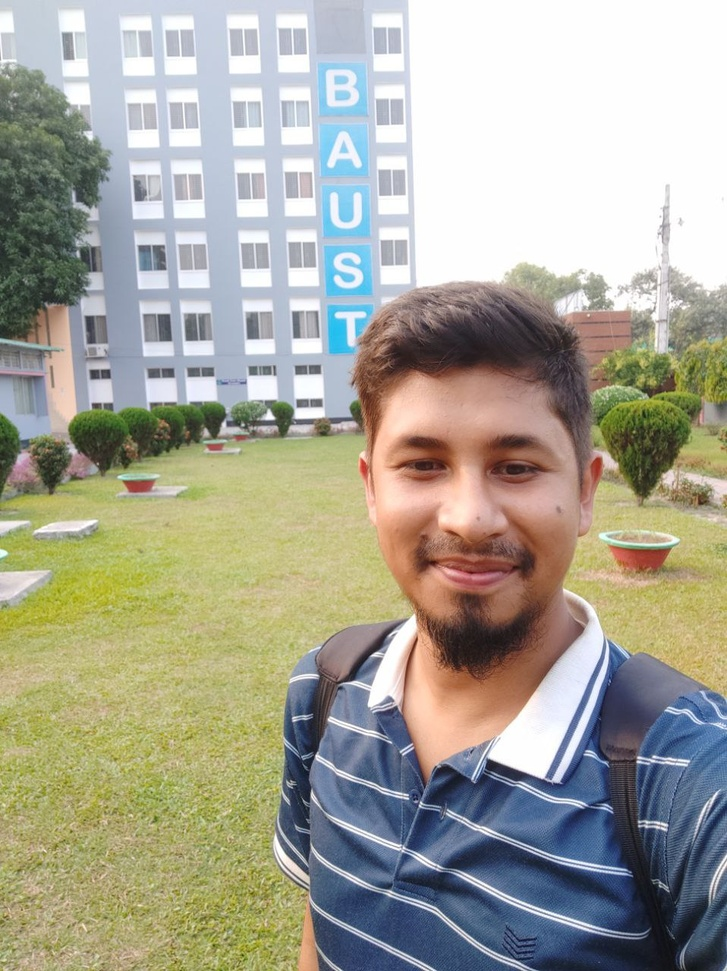
%> input picture RGB_CMY_HSI/mypic.jpg, 727 x 971 px, shrunk from 958 x 1280 before the run
$ octave c_RGBtoHSI.m   (GNU Octave 9; MATLAB toolbox functions it lacks are replaced by stand-ins)
%> lines starting %> are read from the running program, lines starting %| are printed output that depends on the picture
clc; clear all;
rgbImage = imread('mypic.jpg');
%> rgbImage is the input picture: size 971x727x3 uint8; mean R, G, B 167, 165.3, 151.4
rgbImage = double(rgbImage) / 255;
%> rgbImage: size 971x727x3 double

% rgb channel
R = rgbImage(:,:,1);
G = rgbImage(:,:,2);
B = rgbImage(:,:,3);

% intensity (I)
I = (R + G + B) / 3;
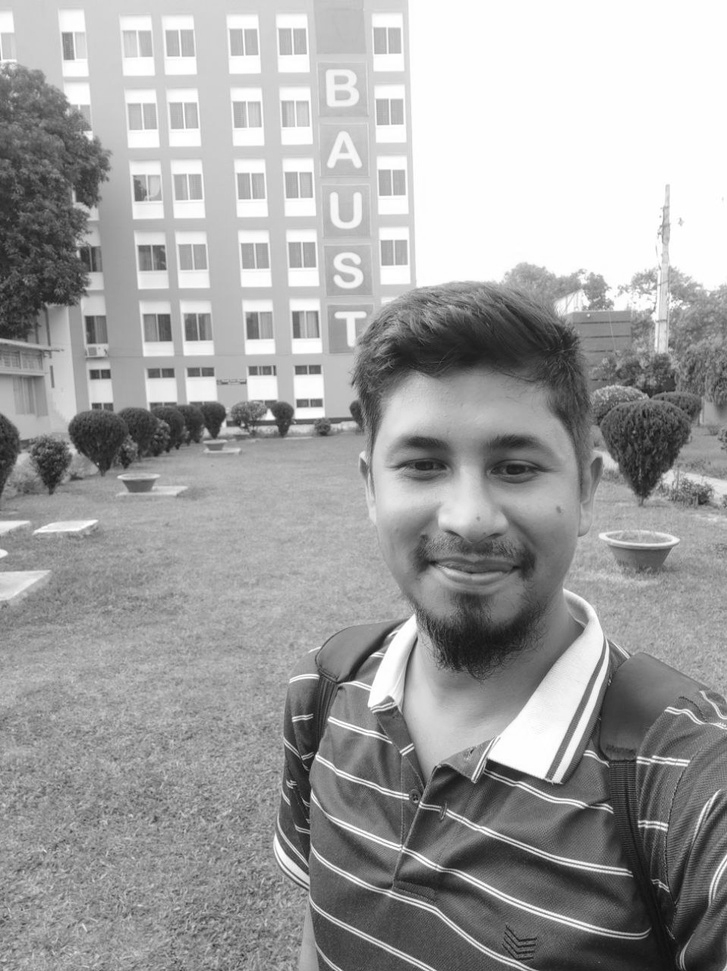
%> I: size 971x727 double; min 0.0523, max 1, mean 0.632

% minimum of R, G, and B
minRGB = min(min(R, G), B);
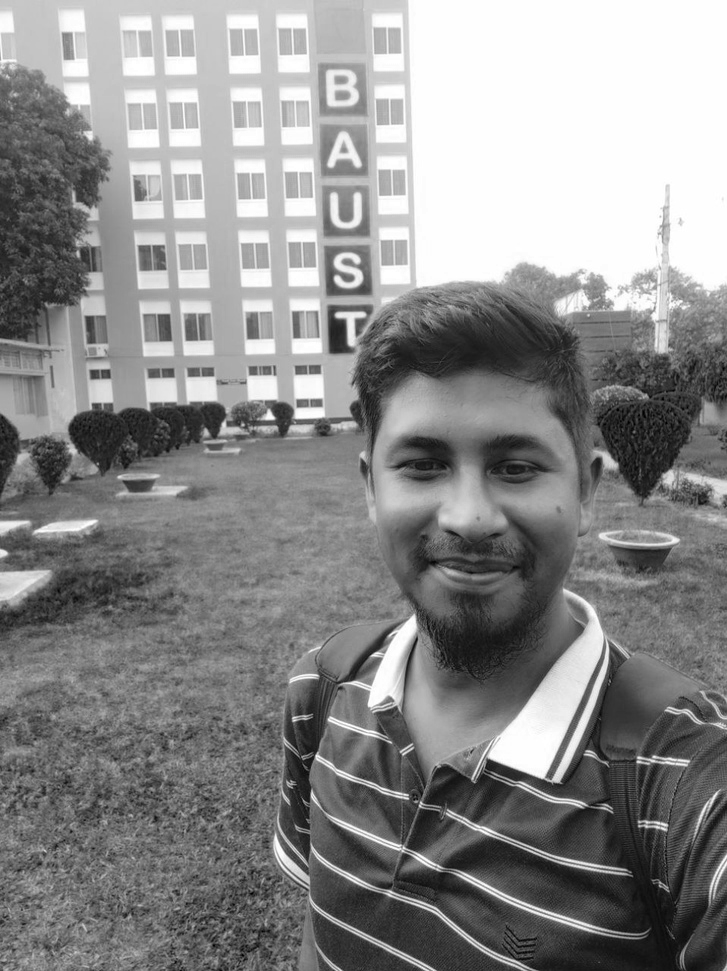
%> minRGB: size 971x727 double; min 0, max 1, mean 0.546

% saturation (S)
S = 1 - 3 * minRGB ./ (R + G + B + eps);
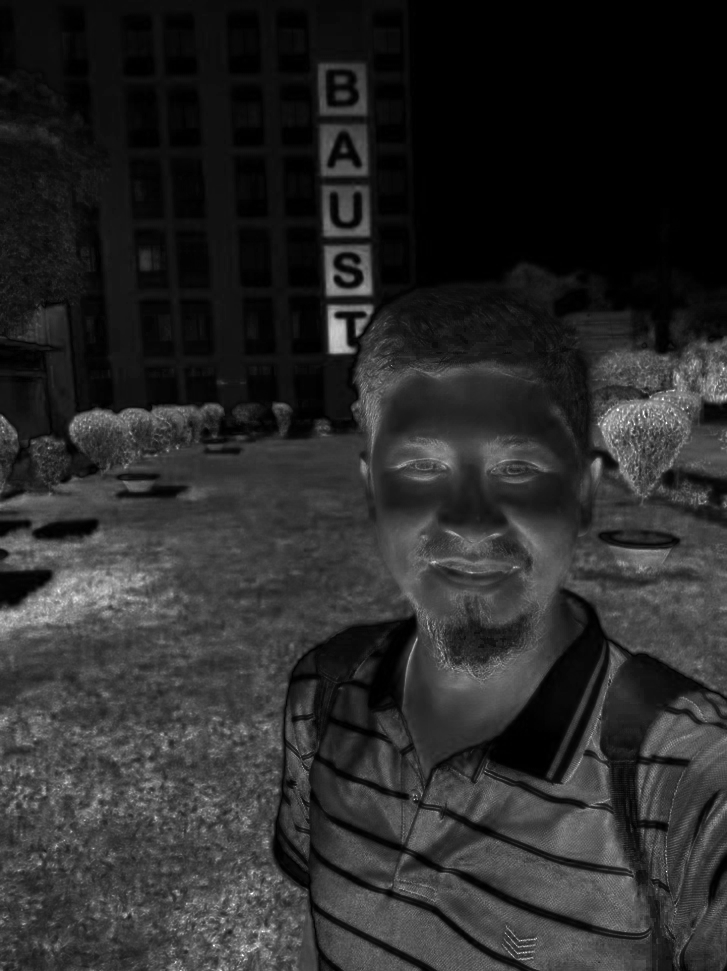
%> S: size 971x727 double; min 0, max 1, mean 0.169

% hue (H)
theta = acos(0.5 * ((R - G) + (R - B)) ./ (sqrt((R - G).^2 + (R - B) .* (G - B)) + eps));
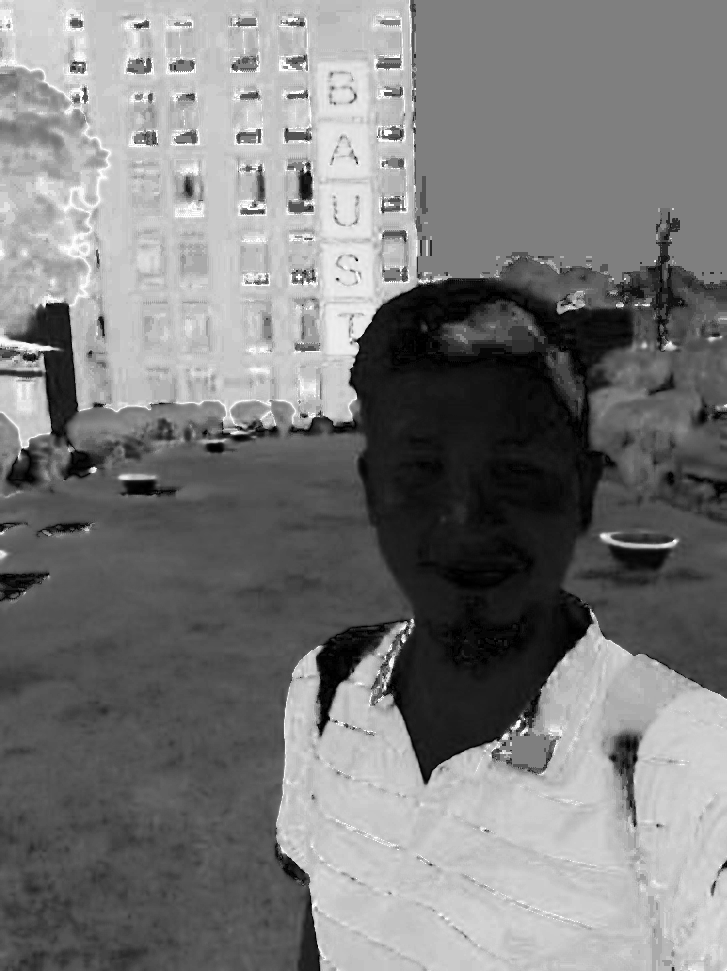
%> theta: size 971x727 double; min 3.33e-08, max 3.14, mean 1.52; drawn with min black and max white
H = theta;
H(B > G) = 2 * pi - H(B > G);
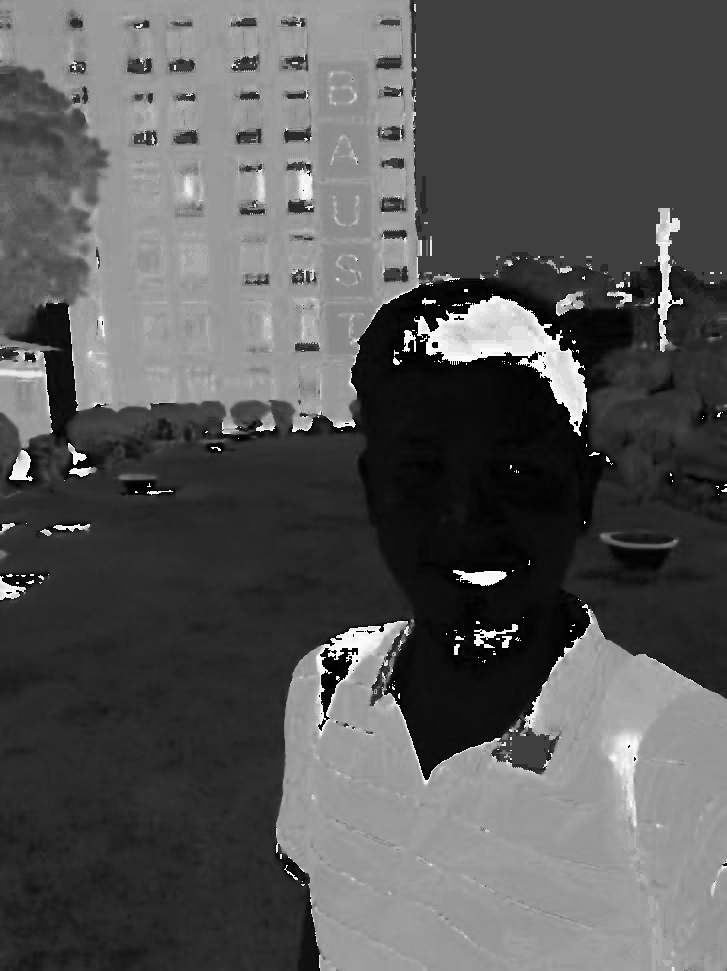
%> H: size 971x727 double; min 3.33e-08, max 6.27, mean 2.15; drawn with min black and max white
H = H / (2 * pi);
hsiImage = cat(3, H, S, I);
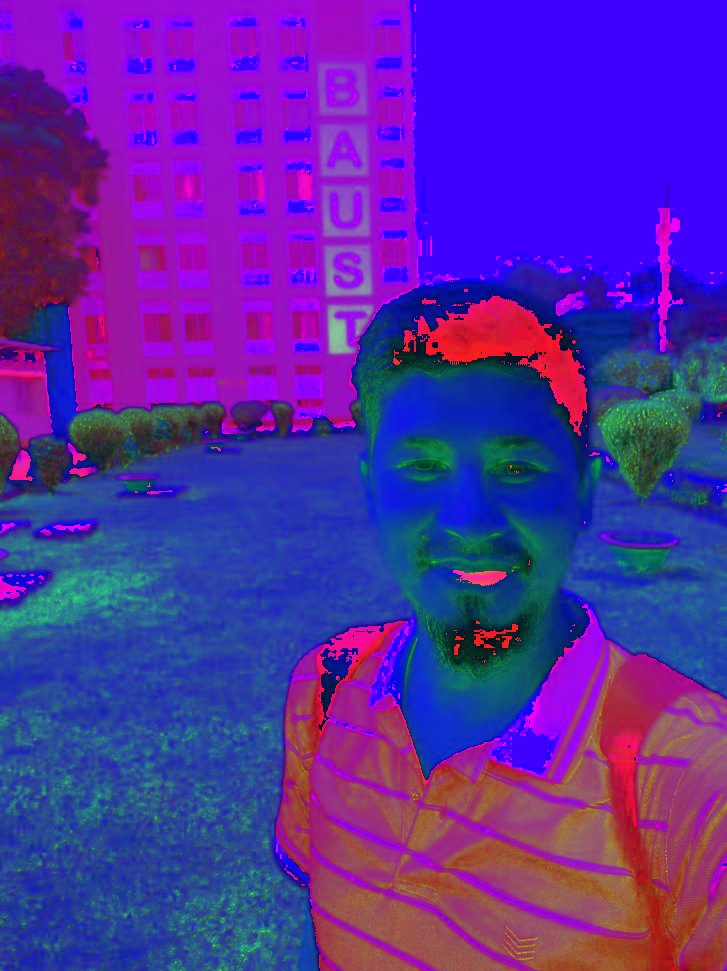
%> hsiImage: size 971x727x3 double; mean R, G, B 0.343, 0.169, 0.632
% Image Show
subplot(1,2,1);
imshow(rgbImage);
title("Original Image");
subplot(1,2,2);
imshow(hsiImage);
title("HSI Image");
